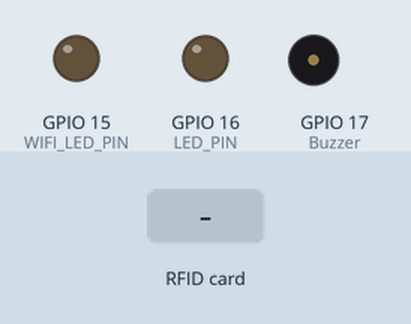
Simulated run of this sketch. Board: ESP32. Shown: output pins drawn as LEDs (lit = HIGH), buzzer (waves = sounding, pin HIGH). Inputs (shaded band) come from the test bench. WiFi joins after 1.5 s; servers stay silent unless stated; what the sketch prints to the serial monitor is not drawn.

Above: at 0.1 s.
At 2.7 s:
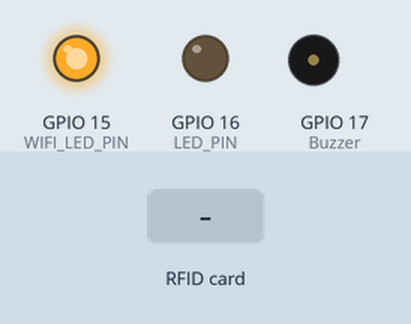
2.8 s: RFID card 5E 7A 19 C4 held to the reader
At 3.6 s:
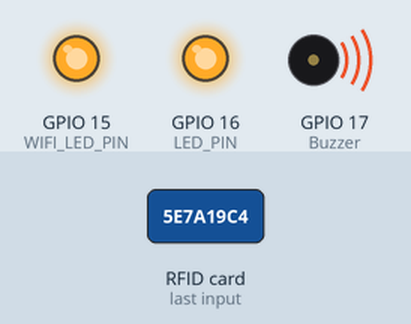
Timing chart, 0 to 5.8 s (numbered marks = the images above; inputs shaded):
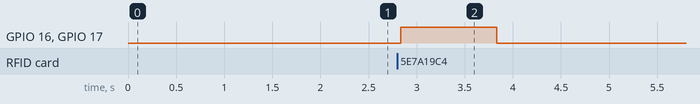

Measured:
- after the input at 2.8 s, GPIO 16 (LED_PIN), GPIO 17 (Buzzer): LOW → HIGH at once, → LOW 1.0 s later

The sketch:

client.ino
```cpp
// 2nd ESP32 (Client)

#include <WiFi.h>
#include <SPI.h>
#include <MFRC522.h>

#define Buzzer 17
#define LED_PIN 16
#define WIFI_LED_PIN 15
#define SS_PIN 5
#define RST_PIN 22

// WiFi Configuration
const char* ssid = "ESP32-Server";
const char* password = "password123";

MFRC522 mfrc522(SS_PIN, RST_PIN);

void setup() {
  Serial.begin(115200);

  // Initialize WiFi
  pinMode(WIFI_LED_PIN, OUTPUT);
  digitalWrite(WIFI_LED_PIN, LOW);

  WiFi.begin(ssid, password);
  while (WiFi.status() != WL_CONNECTED) {
    delay(500);
    Serial.print(".");
  }
  digitalWrite(WIFI_LED_PIN, HIGH);
  Serial.println("\nConnected to WiFi");

  // Initialize peripherals
  SPI.begin();
  mfrc522.PCD_Init();
  pinMode(Buzzer, OUTPUT);
  pinMode(LED_PIN, OUTPUT);
  digitalWrite(LED_PIN, LOW);
}

void loop() {
  // Existing RFID functionality
  if (mfrc522.PICC_IsNewCardPresent() && mfrc522.PICC_ReadCardSerial()) {
    String uidString = "";
    for (byte i = 0; i < mfrc522.uid.size; i++) {
      uidString += String(mfrc522.uid.uidByte[i] < 0x10 ? " 0" : " ");
      uidString += String(mfrc522.uid.uidByte[i], HEX);
    }
    uidString.toUpperCase();

    Serial.print("UID Tag:");
    Serial.println(uidString);

    digitalWrite(Buzzer, HIGH);
    digitalWrite(LED_PIN, HIGH);
    delay(1000);
    digitalWrite(Buzzer, LOW);
    digitalWrite(LED_PIN, LOW);

    mfrc522.PICC_HaltA();
    mfrc522.PCD_StopCrypto1();

    delay(2000);
  }
  delay(50);
}
```
